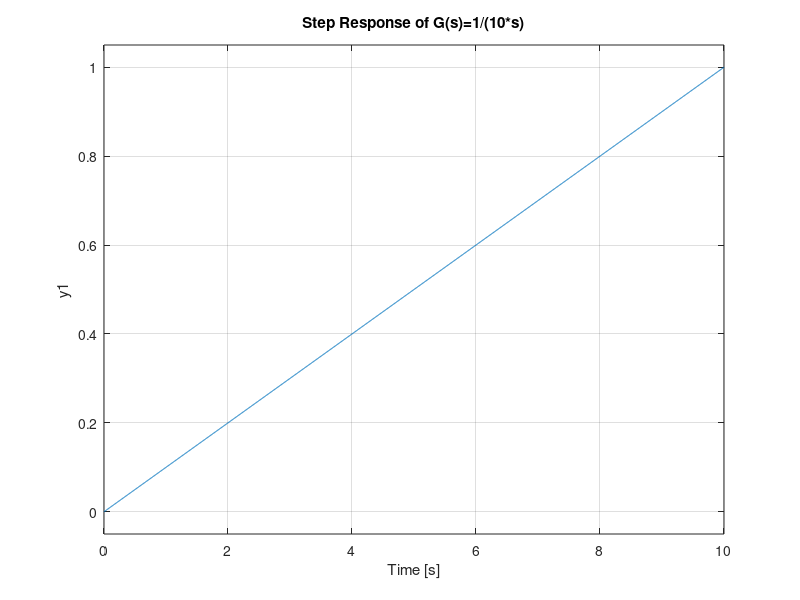
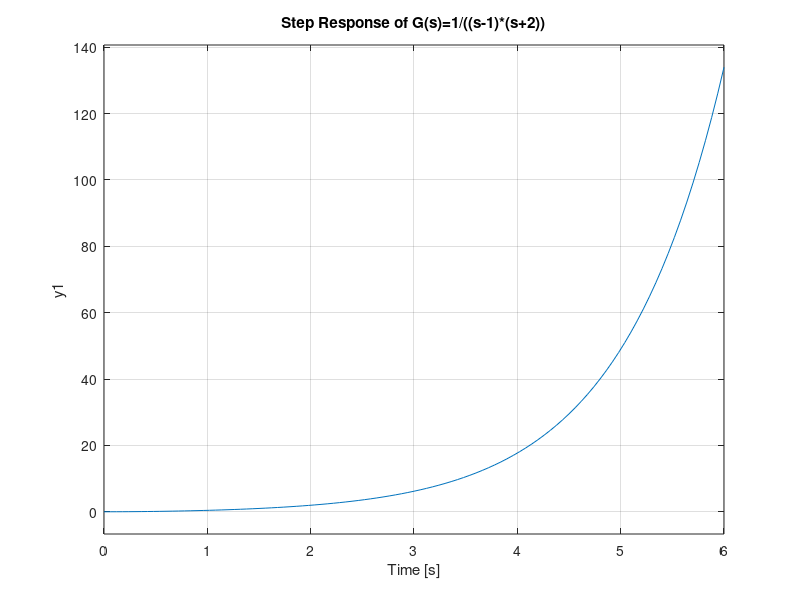
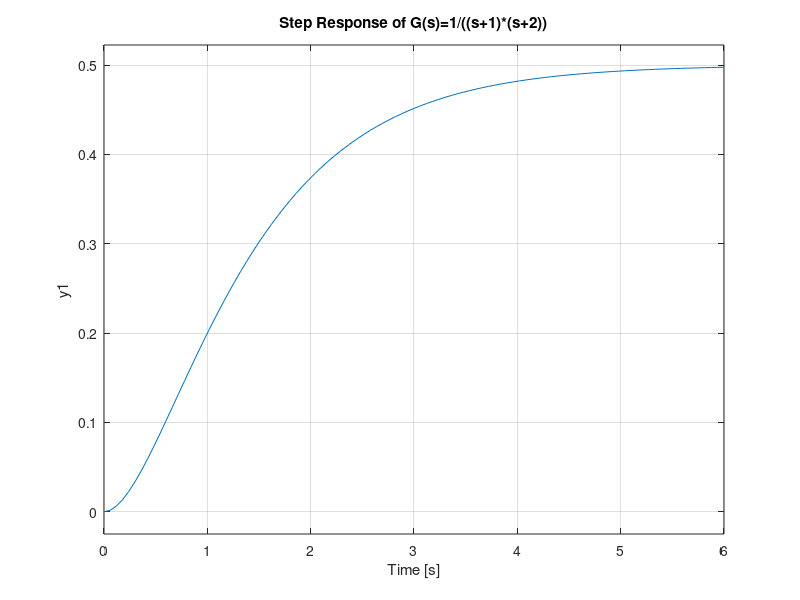
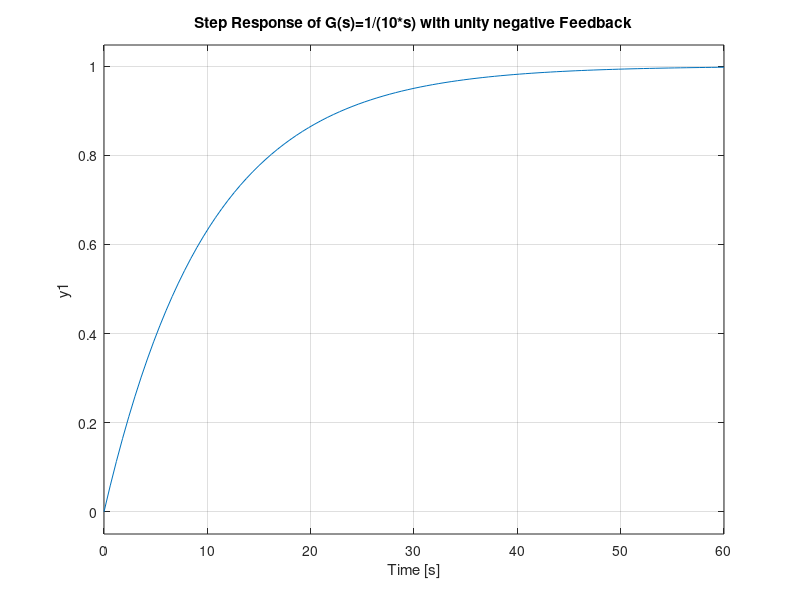

Source code (MATLAB) for these figures, in order:
%Batch_9 Simulation Results
clc;
clear;
close all;
s=tf('s');
G1=1/(10*s)
G2=1/((s-1)*(s+2))
G3=1/((s+1)*(s+2))

step(G1)
title("Step Response of G(s)=1/(10*s)")
% hgexport(1,"511883_Results_Step_Response_G1.fig");
hold on
figure(2)
step(G2)
title("Step Response of G(s)=1/((s-1)*(s+2))")
% hgexport(2,"511883_Results_Step_Response_of_G2.fig");
figure(3)
step(G3)
title("Step Response of G(s)=1/((s+1)*(s+2))")
% hgexport(3,"511883_Results_Step_Response_G3.fig");

G4=feedback(G1,1);
G5=feedback(G2,1);
G6=feedback(G3,1);
figure(4)
step(G4)
title("Step Response of G(s)=1/(10*s) with unity negative Feedback")
% hgexport(4,"511883_Results_Step_Response_of_G4.fig");
figure(5)
step(G5)
title("Step Response of G(s)=1/((s-1)*(s+2)) with unity negative Feedback")
% hgexport(5,"511883_Results_Step_Response_of_G5.fig");
figure(6)
step(G6)
title("Step Response of G(s)=1/((s+1)*(s+2)) with unity negative Feedback")
% hgexport(6,"511883_Results_Step_Response_of_G6.fig");

G7=feedback(G1,-1);
G8=feedback(G2,-1);
G9=feedback(G3,-1);
figure(7)
step(G7)
title("Step Response of G(s)=1/(10*s) with unity positive Feedback")
% hgexport(7,"511883_Results_Step_Response_of_G7.fig");
figure(8)
step(G8)
title("Step Response of G(s)=1/((s-1)*(s+2)) with unity positive Feedback")
% hgexport(8,"511883_Results_Step_Response_of_G8.fig");
figure(9)
step(G9)
title("Step Response of G(s)=1/((s+1)*(s+2)) with unity positive Feedback")
% hgexport(9,"511883_Results_Step_Response_of_G9.fig");

G10=feedback(G1,1/(s+1))
G11=feedback(G2,1/(s+1))
G12=feedback(G3,1/(s+1))
figure(10)
step(G10)
title("Step Response of G(s)=1/(10*s) with h(s)=1/(s+1) negative Feedback")
% hgexport(10,"511883_Results_Step_Response_of_G10.fig");
figure(11)
step(G11)
title("Step Response of G(s)=1/((s-1)*(s+2)) with h(s)=1/(s+1) negative Feedback")
% hgexport(11,"511883_Results_Step_Response_of_G11.fig");
figure(12)
step(G12)
title("Step Response of G(s)=1/((s+1)*(s+2)) with h(s)=1/(s+1) negative Feedback")
% hgexport(12,"511883_Results_Step_Response_of_G12.fig");


G13=feedback(G1,(s+1))
G14=feedback(G2,(s+1))
G15=feedback(G3,(s+1))
figure(13)
step(G13)
title("Step Response of G(s)=1/(10*s) with h(s)=(s+1) negative Feedback")
% hgexport(13,"511883_Results_Step_Response_of_G13.fig");
figure(14)
step(G14)
title("Step Response of G(s)=1/((s-1)*(s+2)) with h(s)=(s+1) negative Feedback")
% hgexport(14,"511883_Results_Step_Response_of_G14.fig");
figure(15)
step(G15)
title("Step Response of G(s)=1/((s+1)*(s+2)) with h(s)=(s+1) negative Feedback")
% hgexport(15,"511883_Results_Step_Response_of_G15.fig");

figure(16)
pzmap(G1)
hold on
pzmap(G2)
hold on
pzmap(G3)
hold on
pzmap(G4)
hold on
pzmap(G5)
hold on
pzmap(G6)
hold on
pzmap(G7)
hold on
pzmap(G8)
hold on
pzmap(G9)
hold on
pzmap(G10)
hold on
pzmap(G11)
hold on
pzmap(G12)
hold on
pzmap(G13)
hold on
pzmap(G14)
hold on
pzmap(G15)
legend();
title("PZMAP");
% hgexport(16,"511883_Results_PZMAP.fig");
